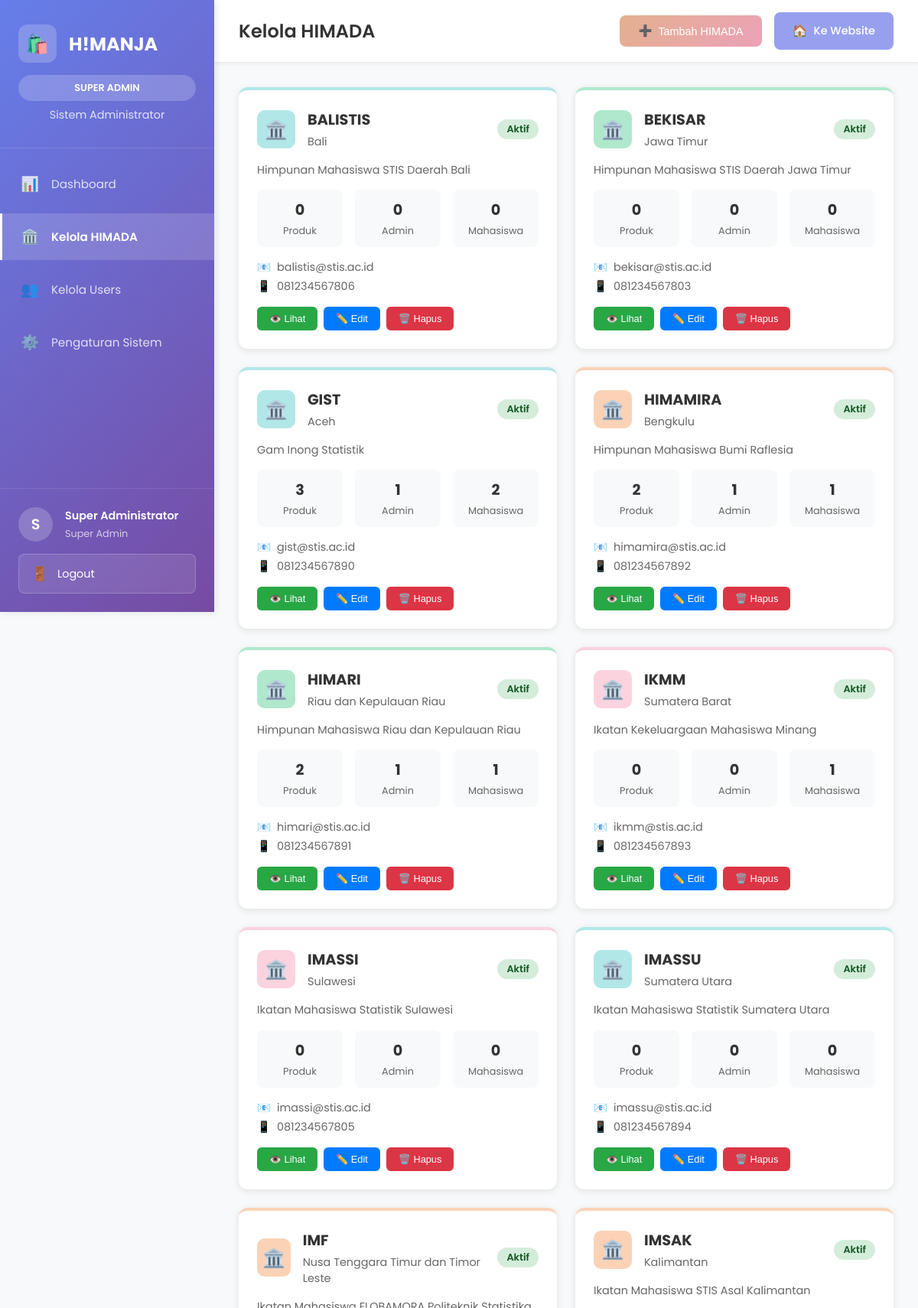
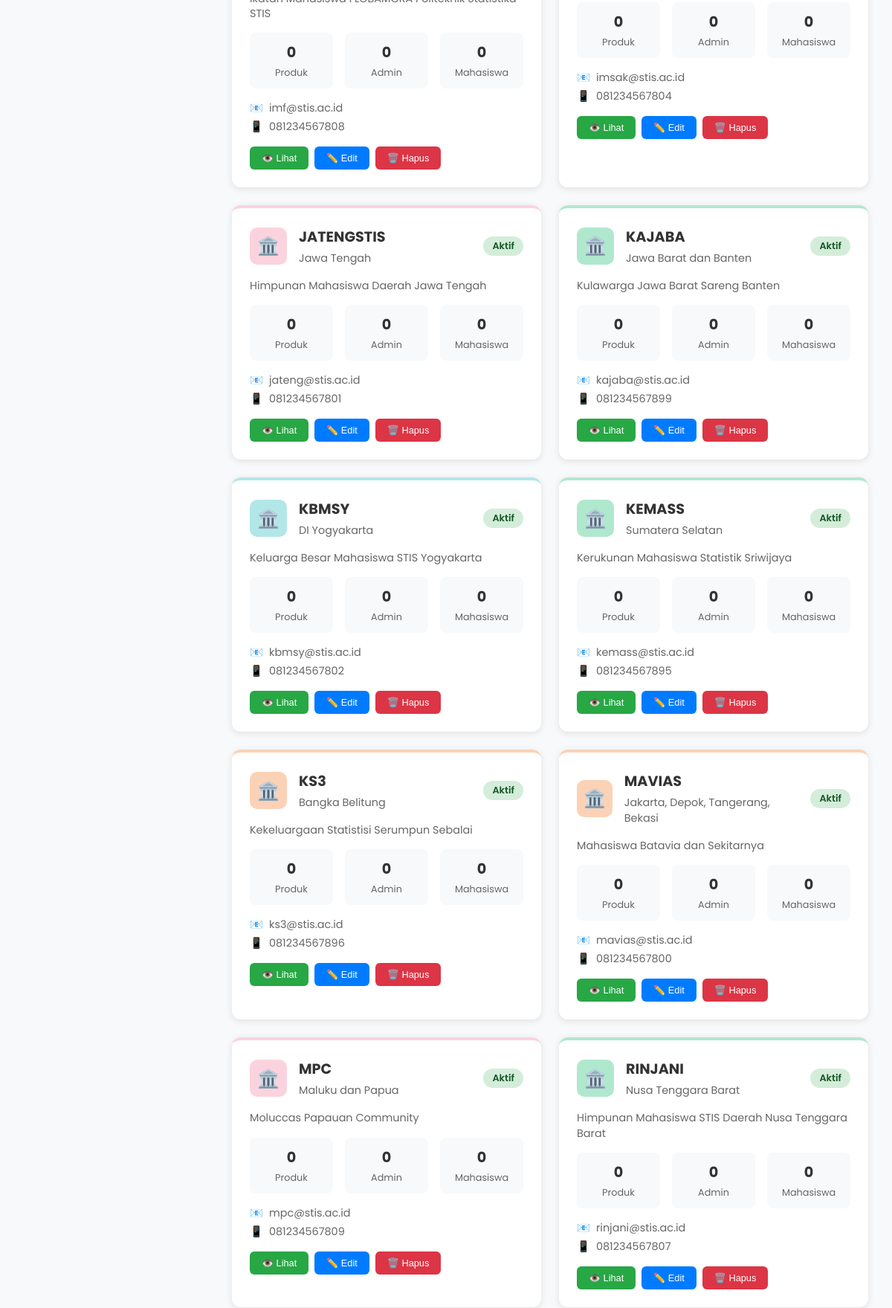
The page /admin/manage-himada.php (signed in, upper part) on the database its author committed (2 pictures, top to bottom).
### tables this page shows
CREATE TABLE himada (
    id INT AUTO_INCREMENT PRIMARY KEY,
    nama VARCHAR(50) NOT NULL,
    nama_lengkap VARCHAR(200) NOT NULL,
    daerah_asal VARCHAR(100) NOT NULL,
    warna_tema VARCHAR(7) NOT NULL DEFAULT '#b2e7e8',
    deskripsi TEXT,
    koordinat_lat DECIMAL(10, 8),
    koordinat_lng DECIMAL(11, 8),
    logo_url VARCHAR(255),
    contact_email VARCHAR(100),
    contact_phone VARCHAR(20),
    is_active BOOLEAN DEFAULT TRUE,
    created_at TIMESTAMP DEFAULT CURRENT_TIMESTAMP,
    updated_at TIMESTAMP DEFAULT CURRENT_TIMESTAMP ON UPDATE CURRENT_TIMESTAMP
);

### admin/manage-himada.php (the view, shortened to what this page needs)
<?php
$database = new Database();
$db = $database->getConnection();
$query = "SELECT h.*,
                 COUNT(DISTINCT p.id) as product_count,
                 COUNT(DISTINCT u.id) as user_count,
                 COUNT(DISTINCT ua.id) as admin_count
          FROM himada h
          LEFT JOIN products p ON h.id = p.himada_id AND p.is_available = 1
          LEFT JOIN users u ON h.id = u.himada_id AND u.role = 'user'
          LEFT JOIN users ua ON h.id = ua.himada_id AND ua.role = 'himada_admin'
          GROUP BY h.id
          ORDER BY h.nama";
$stmt = $db->prepare($query);
$stmt->execute();
$himadas = $stmt->fetchAll(PDO::FETCH_ASSOC);
?>
<!DOCTYPE html>
<html lang="id">
<head>
    <link rel="stylesheet" href="../assets/css/admin-navbar.css">
</head>
<body class="admin-page">
    <aside class="admin-sidebar" id="adminSidebar">
        <div class="sidebar-header">
            <div class="sidebar-logo">
                <div class="logo-icon">🛍️</div>
                <span class="logo-text">H!MANJA</span>
            </div>
            <div class="role-info">
                <div class="role-badge">SUPER ADMIN</div>
                <div class="role-title">Sistem Administrator</div>
            </div>
        </div>
        <nav class="sidebar-nav">
            <ul class="nav-menu">
                <li class="nav-item">
                    <a href="himanja-dashboard.php" class="nav-link">
                        <span class="nav-icon">📊</span>
                        <span class="nav-text">Dashboard</span>
                    </a>
                </li>
                <li class="nav-item active">
                    <a href="manage-himada.php" class="nav-link">
                        <span class="nav-icon">🏛️</span>
                        <span class="nav-text">Kelola HIMADA</span>
                    </a>
                </li>
                <li class="nav-item">
                    <a href="manage-users.php" class="nav-link">
                        <span class="nav-icon">👥</span>
                        <span class="nav-text">Kelola Users</span>
                    </a>
                </li>
                <li class="nav-item">
                    <a href="system-settings.php" class="nav-link">
                        <span class="nav-icon">⚙️</span>
                        <span class="nav-text">Pengaturan Sistem</span>
                    </a>
                </li>
            </ul>
        </nav>
        <div class="sidebar-footer">
            <div class="user-info">
                <div class="user-avatar">
                    <?php echo substr($_SESSION['full_name'], 0, 1); ?>
                </div>
                <div class="user-details">
                    <p class="user-name"><?php echo htmlspecialchars($_SESSION['full_name']); ?></p>
                    <p class="user-role">Super Admin</p>
                </div>
            </div>
            <a href="../logout.php" class="logout-btn">
                <span class="logout-icon">🚪</span>
                <span class="logout-text">Logout</span>
            </a>
        </div>
    </aside>
    <main class="admin-main">
        <header class="admin-header">
            <div class="header-left">
                <h1 class="page-title">Kelola HIMADA</h1>
            </div>
            <div class="header-right">
                <button class="btn-primary" onclick="openAddModal()">
                    <span>➕</span> Tambah HIMADA
                </button>
                <a href="../index.php" class="btn-secondary">
                    <span class="btn-icon">🏠</span>
                    <span class="btn-text">Ke Website</span>
                </a>
            </div>
        </header>
        <div class="dashboard-content">
            <div class="himada-grid">
                <?php foreach ($himadas as $himada): ?>
                    <div class="himada-card" style="--himada-color: <?php echo $himada['warna_tema']; ?>">
                        <div class="himada-header">
                            <div class="himada-icon" style="background: <?php echo $himada['warna_tema']; ?>">
                                🏛️
                            </div>
                            <div class="himada-info">
                                <h3><?php echo htmlspecialchars($himada['nama']); ?></h3>
                                <p><?php echo htmlspecialchars($himada['daerah_asal']); ?></p>
                            </div>
                            <div class="himada-status <?php echo $himada['is_active'] ? 'status-active' : 'status-inactive'; ?>">
                                <?php echo $himada['is_active'] ? 'Aktif' : 'Nonaktif'; ?>
                            </div>
                        </div>
                        <div class="himada-description">
                            <?php echo htmlspecialchars($himada['nama_lengkap']); ?>
                        </div>
                        <div class="himada-stats">
                            <div class="stat-item">
                                <div class="stat-number"><?php echo $himada['product_count']; ?></div>
                                <div class="stat-label">Produk</div>
                            </div>
                            <div class="stat-item">
                                <div class="stat-number"><?php echo $himada['admin_count']; ?></div>
                                <div class="stat-label">Admin</div>
                            </div>
                            <div class="stat-item">
                                <div class="stat-number"><?php echo $himada['user_count']; ?></div>
                                <div class="stat-label">Mahasiswa</div>
                            </div>
                        </div>
                        <?php if ($himada['contact_email'] || $himada['contact_phone']): ?>
                            <div class="himada-contact">
                                <?php if ($himada['contact_email']): ?>
                                    <div class="contact-item">
                                        <span>📧</span>
                                        <span><?php echo htmlspecialchars($himada['contact_email']); ?></span>
                                    </div>
                                <?php endif; ?>
                                <?php if ($himada['contact_phone']): ?>
                                    <div class="contact-item">
                                        <span>📱</span>
                                        <span><?php echo htmlspecialchars($himada['contact_phone']); ?></span>
                                    </div>
                                <?php endif; ?>
                            </div>
                        <?php endif; ?>
                        <div class="himada-actions">
                            <button class="btn-small btn-view" onclick="viewHimada(<?php echo $himada['id']; ?>)">
                                👁️ Lihat
                            </button>
                            <button class="btn-small btn-edit" onclick="openEditModal(<?php echo htmlspecialchars(json_encode($himada)); ?>)">
                                ✏️ Edit
                            </button>
                            <button class="btn-small btn-delete" onclick="confirmDelete(<?php echo $himada['id']; ?>, '<?php echo htmlspecialchars($himada['nama']); ?>')">
                                🗑️ Hapus
                            </button>
                        </div>
                    </div>
                <?php endforeach; ?>
            </div>
        </div>
    </main>
</body>
</html>

### assets/css/admin-navbar.css (style rules this page uses)
* { margin: 0; padding: 0; box-sizing: border-box; }
body.admin-page { font-family: "Poppins", sans-serif; background: #f8f9fa; display: flex; min-height: 100vh; }
.admin-sidebar { width: 280px; background: linear-gradient(135deg, #667eea 0%, #764ba2 100%); color: white; display: flex; flex-direction: column; position: fixed; height: 100vh; left: 0; top: 0; z-index: 1000; box-shadow: 2px 0 10px rgba(0, 0, 0, 0.1); }
.sidebar-header { padding: 2rem 1.5rem; border-bottom: 1px solid rgba(255, 255, 255, 0.1); }
.sidebar-logo { display: flex; align-items: center; gap: 1rem; margin-bottom: 1rem; }
.logo-icon { width: 50px; height: 50px; background: rgba(255, 255, 255, 0.2); border-radius: 12px; display: flex; align-items: center; justify-content: center; font-size: 1.5rem; backdrop-filter: blur(10px); }
.logo-text { font-size: 1.5rem; font-weight: 700; color: white; }
.role-info { text-align: center; }
.role-badge { background: rgba(255, 255, 255, 0.2); padding: 0.5rem 1rem; border-radius: 20px; font-size: 0.8rem; font-weight: 600; margin-bottom: 0.5rem; backdrop-filter: blur(10px); }
.role-title { font-size: 0.9rem; opacity: 0.8; }
.sidebar-nav { flex: 1; padding: 1rem 0; }
.nav-menu { list-style: none; }
.nav-item { margin-bottom: 0.5rem; }
.nav-link { display: flex; align-items: center; gap: 1rem; padding: 1rem 1.5rem; color: rgba(255, 255, 255, 0.8); text-decoration: none; transition: all 0.3s ease; border-left: 3px solid transparent; }
.nav-item.active .nav-link { background: rgba(255, 255, 255, 0.15); color: white; border-left-color: white; font-weight: 600; }
.nav-icon { font-size: 1.2rem; width: 24px; text-align: center; }
.nav-text { font-size: 0.95rem; }
.sidebar-footer { padding: 1.5rem; border-top: 1px solid rgba(255, 255, 255, 0.1); }
.user-info { display: flex; align-items: center; gap: 1rem; margin-bottom: 1rem; }
.user-avatar { width: 45px; height: 45px; background: rgba(255, 255, 255, 0.2); border-radius: 50%; display: flex; align-items: center; justify-content: center; font-size: 1.2rem; font-weight: 600; backdrop-filter: blur(10px); }
.user-details { flex: 1; }
.user-name { font-size: 0.9rem; font-weight: 600; margin-bottom: 0.25rem; }
.user-role { font-size: 0.8rem; opacity: 0.7; }
.logout-btn { display: flex; align-items: center; gap: 0.75rem; padding: 0.75rem 1rem; background: rgba(255, 255, 255, 0.1); border: 1px solid rgba(255, 255, 255, 0.2); border-radius: 8px; color: white; text-decoration: none; transition: all 0.3s ease; font-size: 0.9rem; }
.logout-icon { font-size: 1.1rem; }
.admin-main { flex: 1; margin-left: 280px; display: flex; flex-direction: column; }
.admin-header { background: white; padding: 1rem 2rem; border-bottom: 1px solid #e9ecef; display: flex; align-items: center; justify-content: space-between; box-shadow: 0 2px 4px rgba(0, 0, 0, 0.05); position: sticky; top: 0; z-index: 100; }
.header-left { display: flex; align-items: center; gap: 1rem; }
.page-title { font-size: 1.5rem; font-weight: 600; color: #333; margin: 0; }
.header-right { display: flex; align-items: center; gap: 1rem; }
.btn-primary { background: linear-gradient(135deg, #e4b08e, #eba2b8); color: white; border: none; padding: 0.75rem 1.5rem; border-radius: 8px; font-size: 0.9rem; font-weight: 500; cursor: pointer; display: flex; align-items: center; gap: 0.5rem; transition: all 0.3s ease; text-decoration: none; }
.btn-secondary { background: #98a0ee; color: white; border: none; padding: 0.75rem 1.5rem; border-radius: 8px; font-size: 0.9rem; font-weight: 500; cursor: pointer; display: flex; align-items: center; gap: 0.5rem; transition: all 0.3s ease; text-decoration: none; }
.btn-icon { font-size: 1rem; }
.btn-text { font-size: 0.9rem; }
.dashboard-content { flex: 1; padding: 2rem; overflow-y: auto; }

### rows shown on the page
himada: nama "BALISTIS", daerah_asal "Bali", is_active "Aktif", nama_lengkap "Himpunan Mahasiswa STIS Daerah Bali", product_count "0", admin_count "0", user_count "0", contact_email "balistis@stis.ac.id", contact_phone "081234567806"
himada: nama "BEKISAR", daerah_asal "Jawa Timur", is_active "Aktif", nama_lengkap "Himpunan Mahasiswa STIS Daerah Jawa Timur", product_count "0", admin_count "0", user_count "0", contact_email "bekisar@stis.ac.id", contact_phone "081234567803"
himada: nama "GIST", daerah_asal "Aceh", is_active "Aktif", nama_lengkap "Gam Inong Statistik", product_count "3", admin_count "1", user_count "2", contact_email "gist@stis.ac.id", contact_phone "081234567890"
himada: nama "HIMAMIRA", daerah_asal "Bengkulu", is_active "Aktif", nama_lengkap "Himpunan Mahasiswa Bumi Raflesia", product_count "2", admin_count "1", user_count "1", contact_email "himamira@stis.ac.id", contact_phone "081234567892"
himada: nama "HIMARI", daerah_asal "Riau dan Kepulauan Riau", is_active "Aktif", nama_lengkap "Himpunan Mahasiswa Riau dan Kepulauan Riau", product_count "2", admin_count "1", user_count "1", contact_email "himari@stis.ac.id", contact_phone "081234567891"
himada: nama "IKMM", daerah_asal "Sumatera Barat", is_active "Aktif", nama_lengkap "Ikatan Kekeluargaan Mahasiswa Minang", product_count "0", admin_count "0", user_count "1", contact_email "ikmm@stis.ac.id", contact_phone "081234567893"
himada: nama "IMASSI", daerah_asal "Sulawesi", is_active "Aktif", nama_lengkap "Ikatan Mahasiswa Statistik Sulawesi", product_count "0", admin_count "0", user_count "0", contact_email "imassi@stis.ac.id", contact_phone "081234567805"
himada: nama "IMASSU", daerah_asal "Sumatera Utara", is_active "Aktif", nama_lengkap "Ikatan Mahasiswa Statistik Sumatera Utara", product_count "0", admin_count "0", user_count "0", contact_email "imassu@stis.ac.id", contact_phone "081234567894"
himada: nama "IMF", daerah_asal "Nusa Tenggara Timur dan Timor Leste", is_active "Aktif", nama_lengkap "Ikatan Mahasiswa FLOBAMORA Politeknik Statistika STIS", product_count "0", admin_count "0", user_count "0", contact_email "imf@stis.ac.id", contact_phone "081234567808"
himada: nama "IMSAK", daerah_asal "Kalimantan", is_active "Aktif", nama_lengkap "Ikatan Mahasiswa STIS Asal Kalimantan", product_count "0", admin_count "0", user_count "0", contact_email "imsak@stis.ac.id", contact_phone "081234567804"
himada: nama "JATENGSTIS", daerah_asal "Jawa Tengah", is_active "Aktif", nama_lengkap "Himpunan Mahasiswa Daerah Jawa Tengah", product_count "0", admin_count "0", user_count "0", contact_email "jateng@stis.ac.id", contact_phone "081234567801"
himada: nama "KAJABA", daerah_asal "Jawa Barat dan Banten", is_active "Aktif", nama_lengkap "Kulawarga Jawa Barat Sareng Banten", product_count "0", admin_count "0", user_count "0", contact_email "kajaba@stis.ac.id", contact_phone "081234567899"
himada: nama "KBMSY", daerah_asal "DI Yogyakarta", is_active "Aktif", nama_lengkap "Keluarga Besar Mahasiswa STIS Yogyakarta", product_count "0", admin_count "0", user_count "0", contact_email "kbmsy@stis.ac.id", contact_phone "081234567802"
himada: nama "KEMASS", daerah_asal "Sumatera Selatan", is_active "Aktif", nama_lengkap "Kerukunan Mahasiswa Statistik Sriwijaya", product_count "0", admin_count "0", user_count "0", contact_email "kemass@stis.ac.id", contact_phone "081234567895"
himada: nama "KS3", daerah_asal "Bangka Belitung", is_active "Aktif", nama_lengkap "Kekeluargaan Statistisi Serumpun Sebalai", product_count "0", admin_count "0", user_count "0", contact_email "ks3@stis.ac.id", contact_phone "081234567896"
himada: nama "MAVIAS", daerah_asal "Jakarta, Depok, Tangerang, Bekasi", is_active "Aktif", nama_lengkap "Mahasiswa Batavia dan Sekitarnya", product_count "0", admin_count "0", user_count "0", contact_email "mavias@stis.ac.id", contact_phone "081234567800"
himada: nama "MPC", daerah_asal "Maluku dan Papua", is_active "Aktif", nama_lengkap "Moluccas Papauan Community", product_count "0", admin_count "0", user_count "0", contact_email "mpc@stis.ac.id", contact_phone "081234567809"
himada: nama "RINJANI", daerah_asal "Nusa Tenggara Barat", is_active "Aktif", nama_lengkap "Himpunan Mahasiswa STIS Daerah Nusa Tenggara Barat", product_count "0", admin_count "0", user_count "0", contact_email "rinjani@stis.ac.id", contact_phone "081234567807"

### other values the page prints
substr($_SESSION['full_name'], 0, 1) "S"
$_SESSION['full_name'] "Super Administrator"
